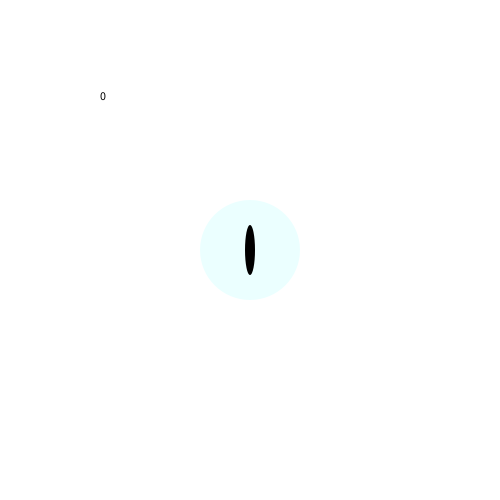
Frame 1 (no input)
Frame 60 (the mouse pressed at the canvas centre just before this capture): identical to frame 1, image omitted
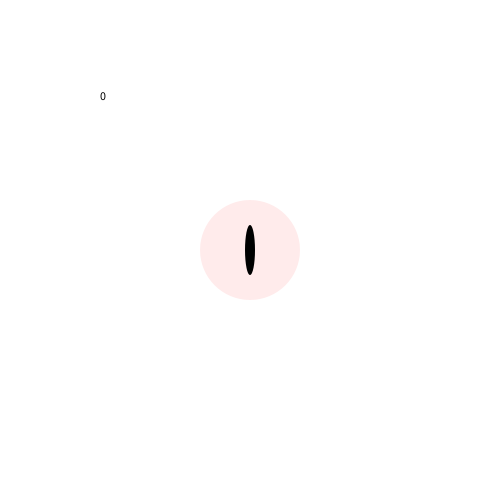
Frame 120 (the mouse held since frame 60 and released just before this capture)

The Processing sketch that drew these frames (run headless with seeded random() and noise(); from frame 60 on, the mouse is pressed at the canvas centre):

// Processing sketch: processing_186277
// ── processing_186277.pde


float d;
int score=0;
void setup(){
 size(500,500); 
}

void draw(){
  background(255);
  noStroke();
  smooth();
  d = dist(width/2,height/2, mouseX, mouseY);
println(d);
if(d > 50){
  fill(0,255,255,20);
}else{
  fill(255,0,0,20);
    
}

  ellipse(width/2, height/2,100,100); //(width location ,height location,object width, object height)
  fill(0);
  ellipse(width/2,height/2,10,50);
  text(score,100,100);
}
